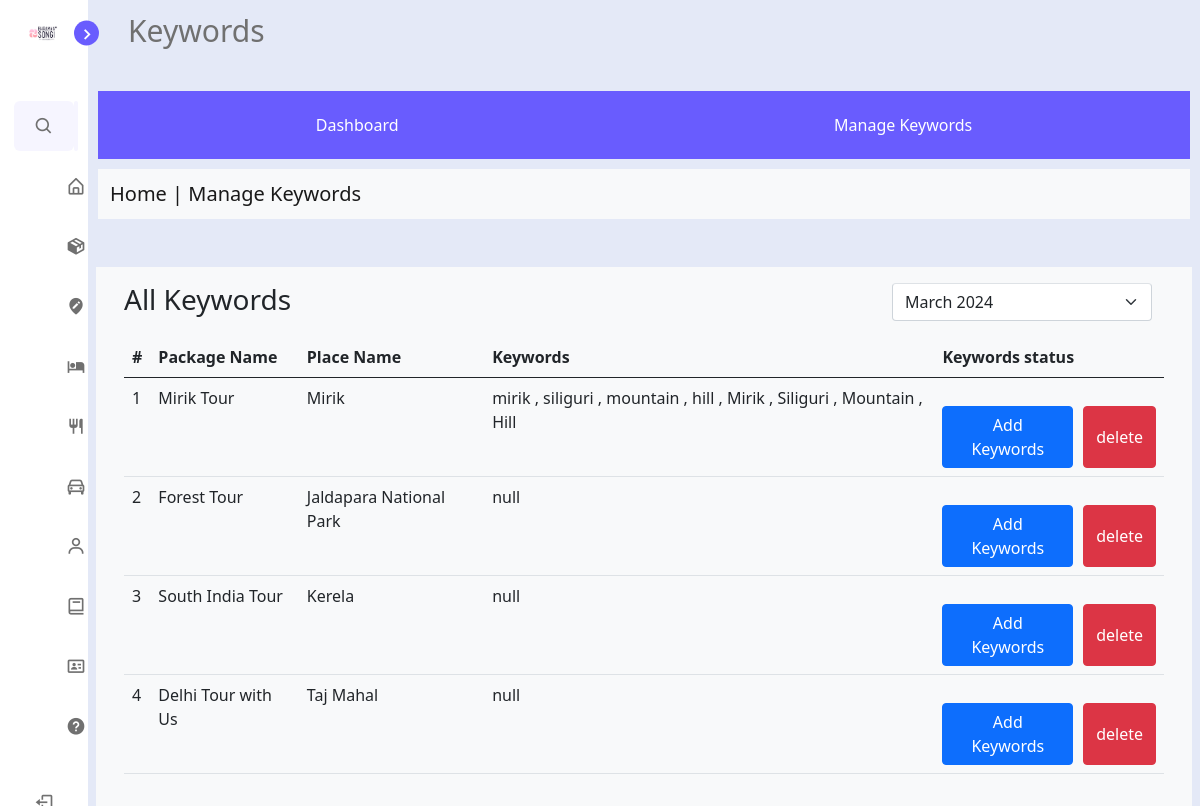
/Admin/Keyword/keywords.php (signed in), run on the app's committed database.
### tables this page shows
CREATE TABLE `co_package` (
  `CP_ID` int(6) NOT NULL,
  `PL_LOCATION` varchar(50) NOT NULL,
  `P_NAME` varchar(40) NOT NULL,
  `PL_NAME` varchar(50) NOT NULL,
  `PL_ADDRESS` varchar(100) NOT NULL,
  `P_COST` int(10) NOT NULL,
  `DURATION` int(5) NOT NULL,
  `TOURIST_NUMBER` int(4) NOT NULL,
  `TOTAL_SEAT` int(3) NOT NULL,
  `AVL_SEAT` int(3) NOT NULL,
  `P_DETAILS` int(2) NOT NULL,
  `VEHICLE` int(6) NOT NULL,
  `HOTEL` int(3) NOT NULL,
  `RESTAURANT` text NOT NULL,
  `P_TYPE` varchar(20) NOT NULL,
  `TOUR_GUID_NAME` varchar(50) NOT NULL,
  `PL_IMAGE` varchar(255) DEFAULT NULL,
  `P_DATE` date NOT NULL,
  `STATUS` int(2) NOT NULL DEFAULT 1
);

CREATE TABLE `keyword` (
  `keyword_id` int(11) NOT NULL,
  `keyword` varchar(255) DEFAULT NULL,
  `CP_ID` int(11) DEFAULT NULL
);

### Admin/Keyword/keywords.php (the view, shortened to what this page needs)
<?php
require('../include/connect.php');
$sql = "SELECT * FROM `co_package`;";
$res = mysqli_query($conn, $sql);
require('../include/header.php');
?>
</head>
<body>
    <?php require('../include/sidebarmenu.php'); ?>
    <section class="home">
        <div class="text">Keywords</div>
        <header>
            <div class="navbar">
                <a href="../index.php">Dashboard</a>
                <a href="keywords.php">Manage Keywords</a>
            </div>
        </header>
        <nav class="navbar navbar-light bg-light">
            <div class="container-fluid">
                <span class="navbar-brand mb-0 h1">Home | Manage Keywords</span>
            </div>
        </nav>
        <div class="row bg-light m-2 mt-5 p-3">
            <div class="col-md-12 col-lg-12 col-sm-12">
                <div class="white-box">
                    <div class="d-md-flex mb-3">
                        <h3 class="box-title mb-0">All Keywords</h3>
                        <div class="col-md-3 col-sm-4 col-xs-6 ms-auto">
                            <select class="form-select shadow-none row border-top">
                                <option>March 2024</option>
                            </select>
                        </div>
                    </div>
                    <div class="table-responsive">
                        <table class="table no-wrap">
                            <thead>
                                <tr>
                                    <th class="border-top-0">#</th>
                                    <th class="border-top-0">Package Name</th>
                                    <th class="border-top-0">Place Name</th>
                                    <th class="border-top-0">Keywords</th>
                                    <th class="border-top-0">Keywords status</th>
                                </tr>
                            </thead>
                            <tbody>
                                <?php
                                $i = 1;
                                while ($rowData = (mysqli_fetch_assoc($res))) {
                                    $cp_id = $rowData['CP_ID'];
                                    $sq = "select * from keyword where CP_ID = '$cp_id'";
                                    $result = mysqli_query($conn, $sq);
                                    $key = mysqli_fetch_assoc($result);
                                ?>
                                    <tr>
                                        <td><?php echo $i; ?></td>
                                        <td><?php echo $rowData['P_NAME']; ?></td>
                                        <td><?php echo $rowData['PL_NAME']; ?></td>
                                        <?php
                                        if ($key == '') {
                                        ?>
                                            <td>null</td>
                                        <?php
                                        } else {
                                        ?>
                                            <td><?php echo $key['keyword']; ?></td>
                                        <?php
                                        }
                                        ?>
                                        <td class="txt-oflo">
                                            <div class="bt">
                                                <button class="btn btn-primary"><a href="add_keyword.php?p_name=<?php echo $rowData['P_NAME']; ?>&type=add&id=<?php echo $rowData['CP_ID']; ?>">Add Keywords</a> </button>
                                                <button class="btn btn-danger"><a href="delete_keywords.php?type=delete&id=<?php echo $rowData['CP_ID']; ?>">delete</a> </button>
                                            </div>
                                        </td>
                                    </tr>
                                <?php
                                    $i++;
                                }
                                ?>
                            </tbody>
                        </table>
                    </div>
                </div>
            </div>
        </div>
    </section>
</body>
</html>

### Admin/css/style.css (style rules this page uses)
:root { --body-color: #e4e9f7; --sidebar-color: #fff; --primary-color: #695cfe; --primary-color-light: #f6f5ff; --toggle-color: #ddd; --text-color: #707070; --tran-02: all 0.2s ease; --tran-03: all 0.3s ease; --tran-04: all 0.4s ease; --tran-05: all 0.5s ease; }
body { height: 100vh; background: var(--body-color); transition: var(--tran-05); }
.home { position: relative; left: 250px; width: calc(100% - 250px); background: var(--body-color); transition: var(--tran-05); }
.home .text { font-size: 30px; font-weight: 500; color: var(--text-color); padding: 8px 40px; }
.sidebar.close ~ .home { left: 88px; width: calc(100% - 88px); }
.navbar { overflow: hidden; background: var(--primary-color); display: flex; justify-content: space-around; margin: 10px; }
.navbar a { float: left; font-size: 16px; color: white; text-align: center; padding: 14px 16px; text-decoration: none; }
header .navbar { margin-top: 30px; }

### Admin/css/table_image.css (style rules this page uses)
a { text-decoration: none; color: white; }
.bt { display: flex; gap: 10px; margin-top: 20px; }

### data on the page
co_package: P_NAME "Mirik Tour", PL_NAME "Mirik", keyword.keyword "mirik , siliguri , mountain , hill , Mirik , Siliguri , Mountain , Hill"
co_package: P_NAME "Forest Tour", PL_NAME "Jaldapara National Park", shows "null"
co_package: P_NAME "South India Tour", PL_NAME "Kerela", shows "null"
co_package: P_NAME "Delhi Tour with Us", PL_NAME "Taj Mahal", shows "null"
